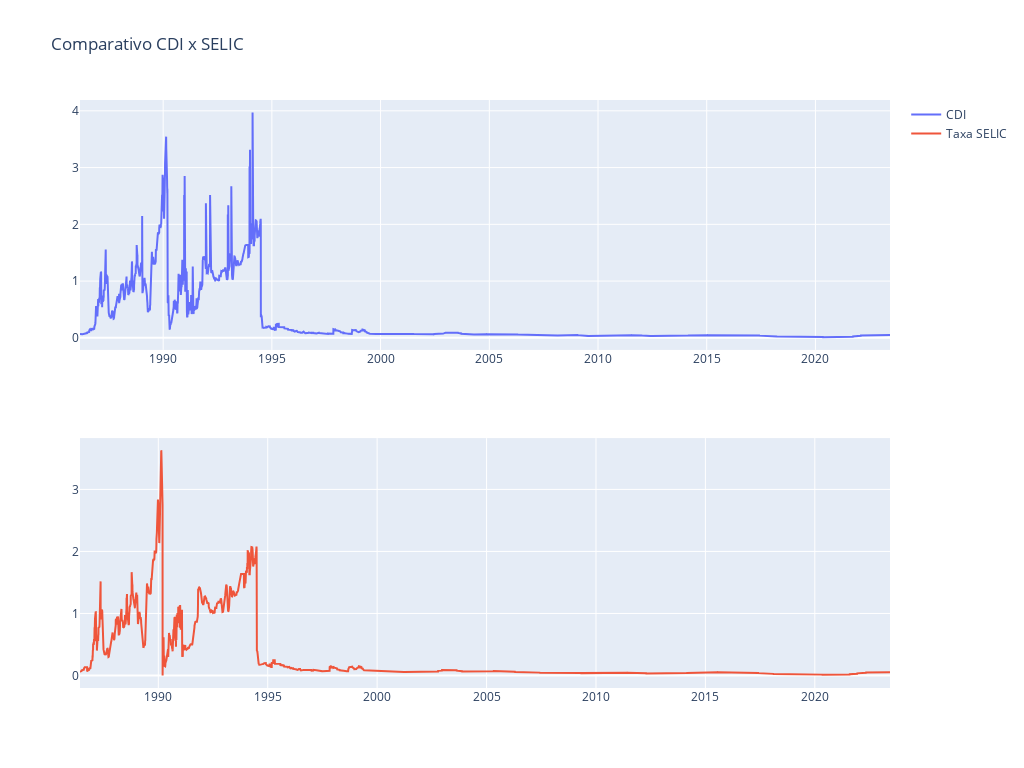

This figure's notebook cell:
### Markdown cell above
O CDI tem como base a SELIC então é normal que ambos sigam com o mesmo valor. Mas diferença entre elas podem ocorrer quando

### Code cell
#Traça os gráficos comparativos entre o CDI e a SELIC
fig = make_subplots(rows=2, cols=1)

fig.add_trace(go.Scatter(x=df_cdi.index, y=df_cdi['valor'], name='CDI'), row=1, col=1)
fig.add_trace(go.Scatter(x=df_selic.index,y=df_selic['valor'],name='Taxa SELIC'),row=2,col=1)
fig.update_layout(height=768, width=1024, title_text="Comparativo CDI x SELIC")
fig.show()

### Figure 1 — Plotly figure (JSON) as saved in the notebook; plotly's stock layout.template omitted (floating-point values rounded to 4 significant figures; data arrays with more than 128 entries replaced by an {"elided": "..."} marker saying what was removed)
{"data": [{"name": "CDI", "type": "scatter", "x": {"elided": "9319 str values"}, "xaxis": "x", "y": {"elided": "9319 float values"}, "yaxis": "y"}, {"name": "Taxa SELIC", "type": "scatter", "x": {"elided": "9278 str values"}, "xaxis": "x2", "y": {"elided": "9278 float values"}, "yaxis": "y2"}], "layout": {"height": 768, "title": {"text": "Comparativo CDI x SELIC"}, "width": 1024, "xaxis": {"anchor": "y", "domain": [0, 1]}, "xaxis2": {"anchor": "y2", "domain": [0, 1]}, "yaxis": {"anchor": "x", "domain": [0.575, 1]}, "yaxis2": {"anchor": "x2", "domain": [0, 0.425]}}}
